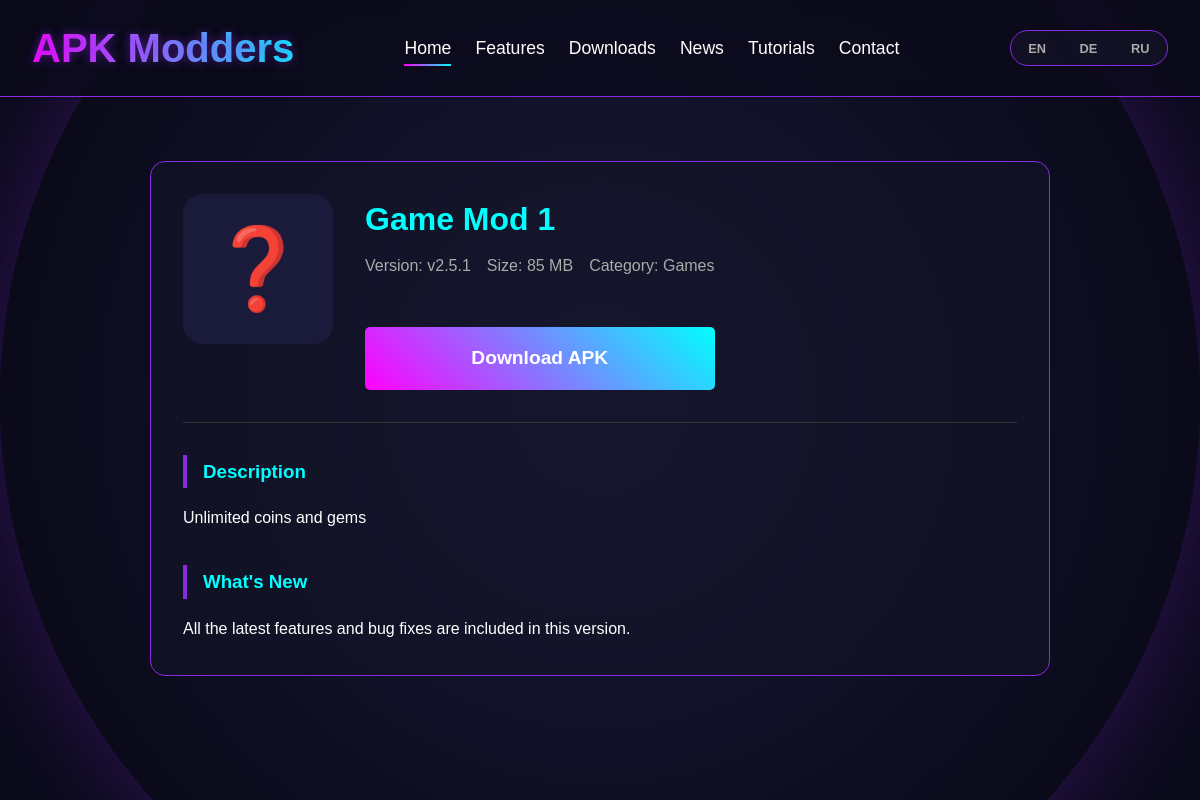
Page /pages/app_details.php?id=1 on the committed database.
### tables this page shows
CREATE TABLE IF NOT EXISTS apps (
    id INT AUTO_INCREMENT PRIMARY KEY,
    name VARCHAR(100) NOT NULL,
    version VARCHAR(20) NOT NULL,
    size VARCHAR(20) NOT NULL,
    category ENUM('games', 'apps', 'tools') NOT NULL,
    icon_url VARCHAR(255),
    description TEXT,
    download_link VARCHAR(255) NOT NULL,
    created_at TIMESTAMP DEFAULT CURRENT_TIMESTAMP,
    updated_at TIMESTAMP DEFAULT CURRENT_TIMESTAMP ON UPDATE CURRENT_TIMESTAMP
);

### pages/app_details.php (the view, shortened to what this page needs)
<?php
require_once '../header.php';
require_once '../config.php';
$app_id = $_GET['id'] ?? 0;
$stmt = $conn->prepare("SELECT * FROM apps WHERE id = ?");
$stmt->bind_param("i", $app_id);
$stmt->execute();
$result = $stmt->get_result();
$app = $result->fetch_assoc();
?>
<main class="main-content">
    <div class="app-detail-container">
        <?php if (!$app): ?>
            <h2 class="text-center"><?php echo $error_message; ?></h2>
            <div class="text-center mt-4">
                <a href="downloads.php" class="btn btn-primary">Back to Downloads</a>
            </div>
        <?php else: ?>
            <div class="app-detail-header">
                <div class="app-detail-icon">
                    <?php echo $app['icon_url'] ? '<img src="' . htmlspecialchars($app['icon_url']) . '" alt="' . htmlspecialchars($app['name']) . '">' : '❓'; ?>
                </div>
                <div class="app-detail-title">
                    <h1><?php echo htmlspecialchars($app['name']); ?></h1>
                    <div class="app-detail-meta">
                        <span>Version: <?php echo htmlspecialchars($app['version']); ?></span>
                        <span>Size: <?php echo htmlspecialchars($app['size']); ?></span>
                        <span>Category: <a href="downloads.php?category=<?php echo htmlspecialchars($app['category']); ?>"><?php echo ucfirst(htmlspecialchars($app['category'])); ?></a></span>
                    </div>
                    <div class="download-section">
                        <a href="<?php echo htmlspecialchars($app['download_link']); ?>" class="download-btn">Download APK</a>
                    </div>
                </div>
            </div>
            <div class="app-detail-body">
                <h3>Description</h3>
                <p><?php echo nl2br(htmlspecialchars($app['description'])); ?></p>
                <h3>What's New</h3>
                <p>All the latest features and bug fixes are included in this version.</p>
            </div>
        <?php endif; ?>
    </div>
</main>
</body>
</html>

### styles.css (style rules this page uses)
* { margin: 0; padding: 0; box-sizing: border-box; font-family: 'Arial', sans-serif; }
html { scroll-behavior: smooth; }
body { background: #0a0a1a; color: #fff; overflow-x: hidden; min-height: 100vh; position: relative; line-height: 1.6; }
a { color: inherit; text-decoration: none; transition: all 0.3s ease; }
.main-content { max-width: 1200px; margin: 0 auto; padding: 2rem; position: relative; z-index: 1; }
.download-btn { display: block; width: 100%; padding: 0.7rem; background: linear-gradient(45deg, #ff00ff, #00ffff); color: white; text-align: center; border-radius: 5px; text-decoration: none; font-weight: bold; transition: all 0.3s ease; }

### pages/app_details.php (style rules this page uses)
.app-detail-container { max-width: 900px; margin: 2rem auto; padding: 2rem; background: rgba(20, 20, 40, 0.7); border-radius: 15px; border: 1px solid #8a2be2; backdrop-filter: blur(5px); }
.app-detail-header { display: flex; gap: 2rem; align-items: flex-start; border-bottom: 1px solid #333; padding-bottom: 2rem; margin-bottom: 2rem; }
.app-detail-icon { width: 150px; height: 150px; border-radius: 20px; background: #1a1a3a; display: flex; align-items: center; justify-content: center; font-size: 5rem; color: #8a2be2; flex-shrink: 0; }
.app-detail-title h1 { color: #00ffff; margin: 0 0 0.5rem 0; }
.app-detail-meta { display: flex; gap: 1rem; color: #aaa; margin-bottom: 1rem; }
.app-detail-body { line-height: 1.8; }
.app-detail-body h3 { color: #00ffff; margin-top: 2rem; margin-bottom: 1rem; border-left: 4px solid #8a2be2; padding-left: 1rem; }
.download-section { text-align: center; margin-top: 3rem; }
.download-section .download-btn { padding: 1rem 3rem; font-size: 1.2rem; }

### rows in the picture
apps: name "Game Mod 1", version "v2.5.1", size "85 MB", category "Games", description "Unlimited coins and gems"
